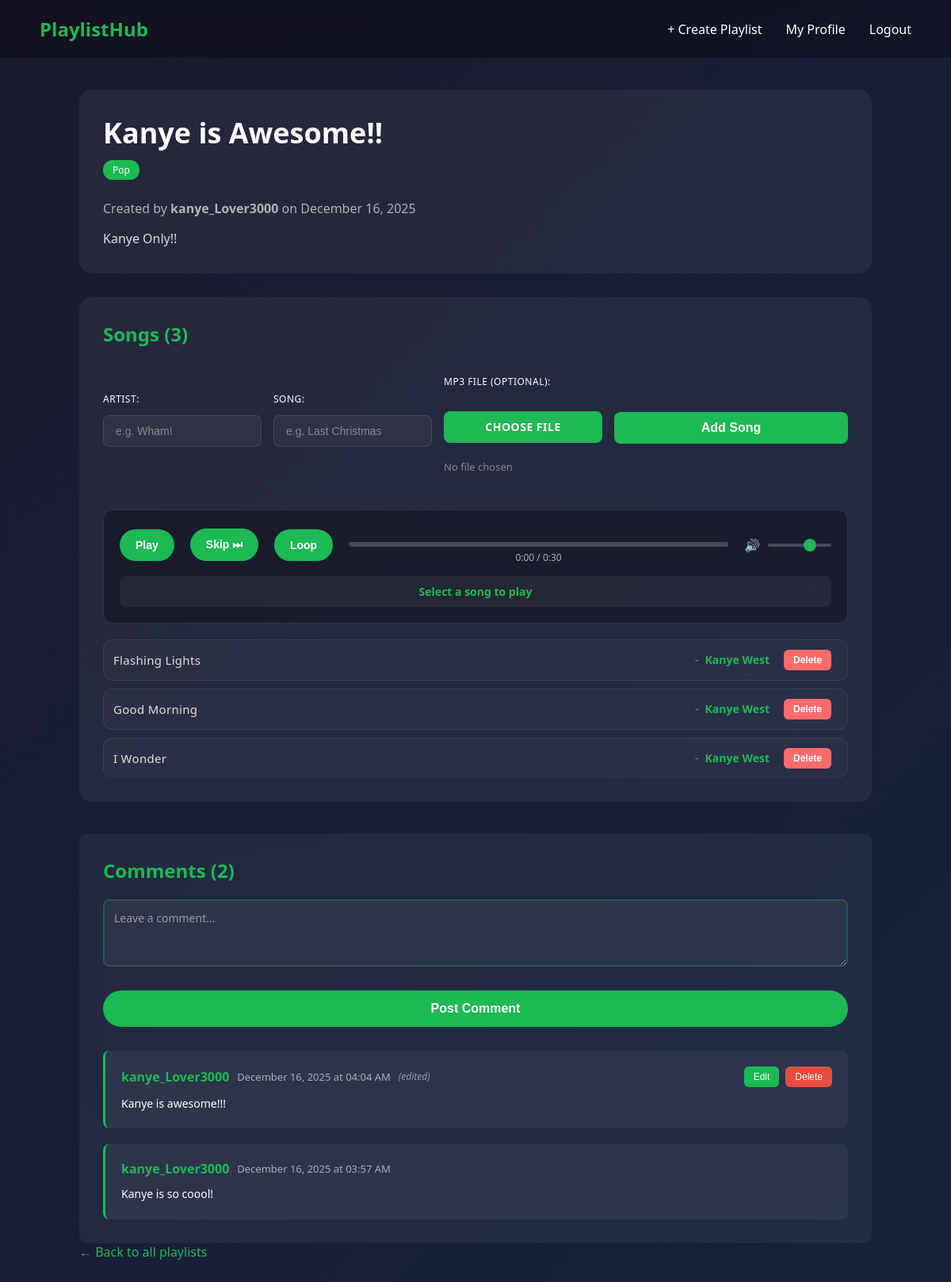
/playlist/4 (signed in), run on the app's committed database.
### app.py (models this page shows)
class Playlist(db.Model):
    id = db.Column(db.Integer, primary_key=True)
    title = db.Column(db.String(100), nullable=False)
    description = db.Column(db.Text)
    songs = db.Column(db.Text, nullable=True)
    genre = db.Column(db.String(50), nullable=False)
    user_id = db.Column(db.Integer, db.ForeignKey('user.id'), nullable=False)
    created_at = db.Column(db.DateTime, default=datetime.utcnow)
    votes = db.relationship('Vote', backref='playlist')

class User(db.Model):
    id = db.Column(db.Integer, primary_key=True)
    username = db.Column(db.String(80), unique=True, nullable=False)
    password = db.Column(db.String(200), nullable=False)
    plain_password = db.Column(db.String(200), nullable=True)
    created_at = db.Column(db.DateTime, default=datetime.utcnow)
    playlists = db.relationship('Playlist', backref='author')
    votes = db.relationship('Vote', backref='user')

class Comment(db.Model):
    id = db.Column(db.Integer, primary_key=True)
    user_id = db.Column(db.Integer, db.ForeignKey('user.id'), nullable=False)
    username = db.Column(db.String(80), nullable=False)
    comment = db.Column(db.Text, nullable=False)
    playlist_id = db.Column(db.Integer, db.ForeignKey('playlist.id'), nullable=False)
    created_at = db.Column(db.DateTime, default=datetime.utcnow)
    updated_at = db.Column(db.DateTime, default=datetime.utcnow, onupdate=datetime.utcnow)

### app.py (the view)
@app.route('/playlist/<int:id>')
def view_playlist(id):
    playlist = Playlist.query.get_or_404(id)
    songs_text = playlist.songs
    songs_lines = songs_text.split('\n')
    songs_list = []
    for song in songs_lines:
        song = song.strip()
        if song:
            songs_list.append(song)
    comments = Comment.query.filter_by(playlist_id=id).order_by(Comment.created_at.desc()).all()
    return render_template(
        'playlist.html',
        playlist=playlist,
        vote_count=get_vote_count(playlist),
        user_vote=get_user_vote(id),
        songs_list=songs_list,
        comments=comments
    )

### app.py (called while the page is built)
def get_vote_count(playlist):
    result = db.session.query(db.func.sum(Vote.value)).filter_by(playlist_id=playlist.id).scalar()
    if result is not None:
        return result
    else:
        return 0

def get_user_vote(playlist_id):
    if 'user_id' not in session:
        return 0
    vote = Vote.query.filter_by(user_id=session['user_id'], playlist_id=playlist_id).first()
    if vote:
        return vote.value
    else:
        return 0

### templates/playlist.html (shortened to what this page needs)
<!DOCTYPE html>
<html>
<head>
    <link rel="stylesheet" href="/static/styles.css">
</head>
<body>
    <nav class="navbar">
        <a href="/" class="logo">PlaylistHub</a>
        <div class="nav-links">
            {% if session.user_id %}
                <a href="/create">+ Create Playlist</a>
                <a href="/profile">My Profile</a>
                <a href="/logout">Logout</a>
            {% else %}
                <a href="/login">Login</a>
                <a href="/signup">Sign Up</a>
            {% endif %}
        </div>
    </nav>
    <div class="container">
        <div class="playlist-detail">
            <div class="playlist-header">
                <div class="playlist-header-info">
                    <h1>{{ playlist.title }}</h1>
                    <span class="genre-badge">{{ playlist.genre }}</span>
                    <p class="playlist-author">Created by <strong>{{ playlist.author.username }}</strong> on {{ playlist.created_at.strftime('%B %d, %Y') }}</p>
                    <p class="playlist-description">{{ playlist.description }}</p>
                </div>
            </div>
            <div class="songs-list">
                <h2>Songs ({{ songs_list | length }})</h2>
                {% if session.user_id == playlist.user_id %}
                    <div class="playlist-actions">
                        <form action="/add_song/{{ playlist.id }}" method="post" enctype="multipart/form-data" class="add-song-form">
                            <div class="form-group">
                                <label for="artist">Artist:</label>
                                <input type="text" id="artist" name="artist" placeholder="e.g. Wham!" required>
                            </div>
                            <div class="form-group">
                                <label for="song_title">Song:</label>
                                <input type="text" id="song_title" name="song_title" placeholder="e.g. Last Christmas" required>
                            </div>
                            <div class="form-group">
                                <label for="music_file">MP3 File (Optional):</label>
                                <div class="file-input-wrapper">
                                    <label for="music_file" class="file-input-label">
                                        <span class="file-input-button">Choose File</span>
                                    </label>
                                    <div class="file-input-text">No file chosen</div>
                                </div>
                            </div>
                            <button type="submit" class="btn-primary">Add Song</button>
                        </form>
                    </div>
                {% endif %}
                <div class="music-player">
    <div class="player-controls">
        <button id="play-pause-btn" class="play-btn">Play</button>
        <button id="next-btn" class="skip-btn">Skip ⏭</button>
        <button id="loop-btn" class="loop-btn">Loop</button>
        <div class="progress-container">
            <div class="progress-bar">
            </div>
            <div class="time-display">
                <span id="current-time">0:00</span> / <span id="total-time">0:30</span>
            </div>
        </div>
        <div class="volume-control">
            <span class="volume-icon">🔊</span>
            <input type="range" id="volume-slider" min="0" max="1" step="0.1" value="0.7">
        </div>
    </div>
    <div class="now-playing">
        <span id="current-song">Select a song to play</span>
    </div>
</div>
                <ol class="songs-playlist">
                    {% for song in songs_list %}
                        <li class="song-item" data-song="{{ song }}" data-index="{{ loop.index0 }}" data-genre="{{ playlist.genre }}">
                            {% set parts = song.split(' - ', 1) %}
                            <div class="song-info">
                                <span class="song-title">{{ parts[1] if parts|length > 1 else song }}</span>
                                <span class="song-separator">-</span>
                                <span class="song-artist">{{ parts[0] }}</span>
                            </div>
                            {% if session.user_id == playlist.user_id %}
                                <form action="/delete_song/{{ playlist.id }}/{{ loop.index0 }}" method="post" class="delete-song-form" onsubmit="return confirm('Are you sure you want to delete this song?')">
                                    <button type="submit" class="delete-btn">Delete</button>
                                </form>
                            {% endif %}
                        </li>
                    {% endfor %}
                </ol>
            </div>
            <div class="comments-section">
                <h2>Comments ({{ comments | length }})</h2>
                {% if session.user_id %}
                    <div class="add-comment-form">
                        <form action="/add_comment/{{ playlist.id }}" method="post">
                            <div class="form-group">
                                <textarea name="comment" placeholder="Leave a comment..." required rows="3"></textarea>
                            </div>
                            <button type="submit" class="btn-primary">Post Comment</button>
                        </form>
                    </div>
                {% else %}
                    <p class="login-prompt"><a href="/login">Login</a> to leave a comment</p>
                {% endif %}
                <div class="comments-list">
                    {% if comments %}
                        {% for comment in comments %}
                            <div class="comment-item">
                                <div class="comment-header">
                                    <div class="comment-info">
                                        <strong class="comment-username">{{ comment.username }}</strong>
                                        <span class="comment-timestamp">{{ comment.created_at.strftime('%B %d, %Y at %I:%M %p') }}</span>
                                        {% if comment.updated_at and (comment.updated_at - comment.created_at).total_seconds() > 1 %}
    <span class="comment-edited">(edited)</span>
{% endif %}
                                    </div>
                                    {% if session.user_id == comment.user_id %}
                                        <div class="comment-actions">
                                            <button class="comment-edit-btn" onclick="toggleEditForm({{ comment.id }})">Edit</button>
                                            <form action="/delete_comment/{{ comment.id }}" method="post" style="display: inline;">
                                                <button type="submit" class="comment-delete-btn" onclick="return confirm('Delete this comment?')">Delete</button>
                                            </form>
                                        </div>
                                    {% endif %}
                                </div>
                                <p class="comment-text">{{ comment.comment }}</p>
                            </div>
                        {% endfor %}
                    {% else %}
                        <p class="no-comments">No comments yet. Be the first to comment!</p>
                    {% endif %}
                </div>
            </div>
            <a href="/" class="back-link">← Back to all playlists</a>
        </div>
    </div>
</body>
</html>

### data on the page
Playlist: title "Kanye is Awesome!!", genre "Pop", created_at "December 16, 2025", description "Kanye Only!!"
User: author.username "kanye_Lover3000"
Comment: username "kanye_Lover3000", created_at "December 16, 2025 at 04:04 AM", shows "(edited)", comment "Kanye is awesome!!!"
Comment: username "kanye_Lover3000", created_at "December 16, 2025 at 03:57 AM", comment "Kanye is so coool!"

### other printed values
{{ songs_list | length }} "3"
{{ parts[1] if parts|length > 1 else song }} "Flashing Lights" "Good Morning" "I Wonder"
{{ parts[0] }} "Kanye West" "Kanye West" "Kanye West"
{{ comments | length }} "2"
